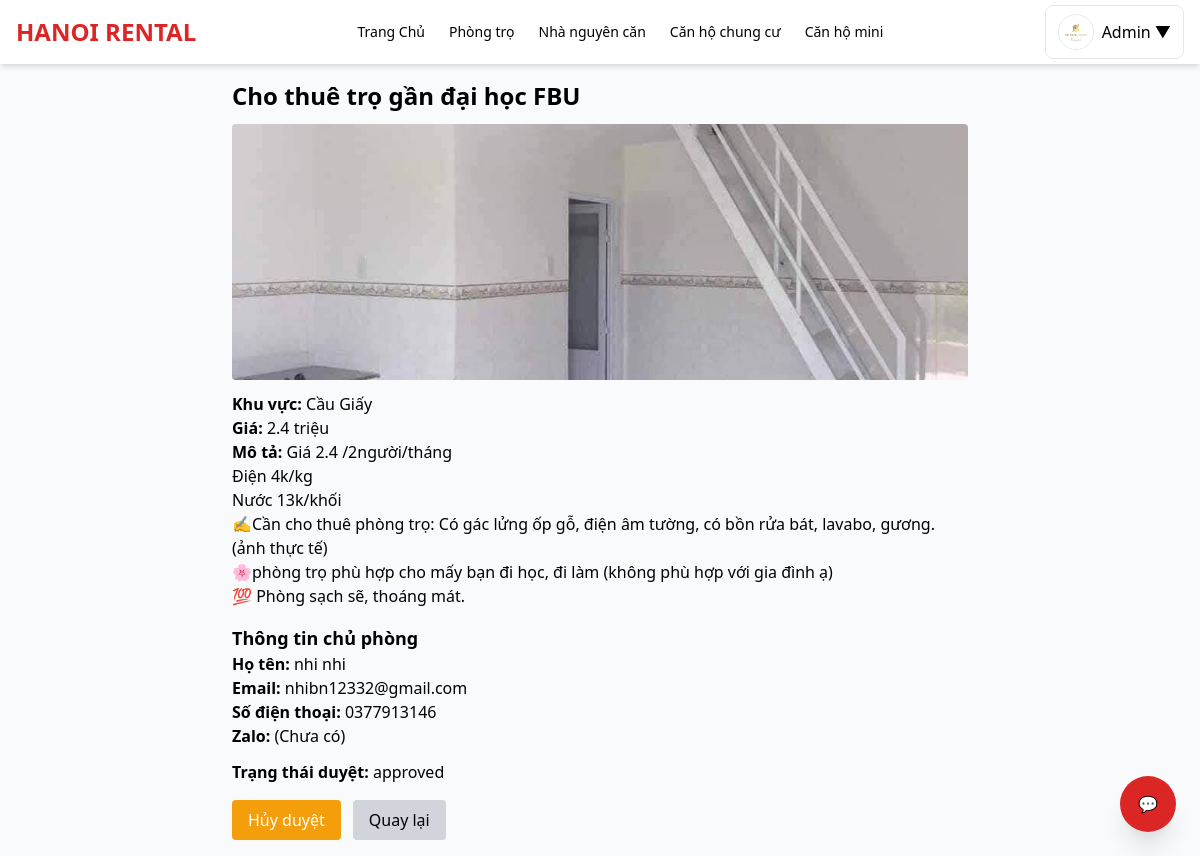
Page /admin/view_post.php?id=9 (signed in) on the earlier database version.
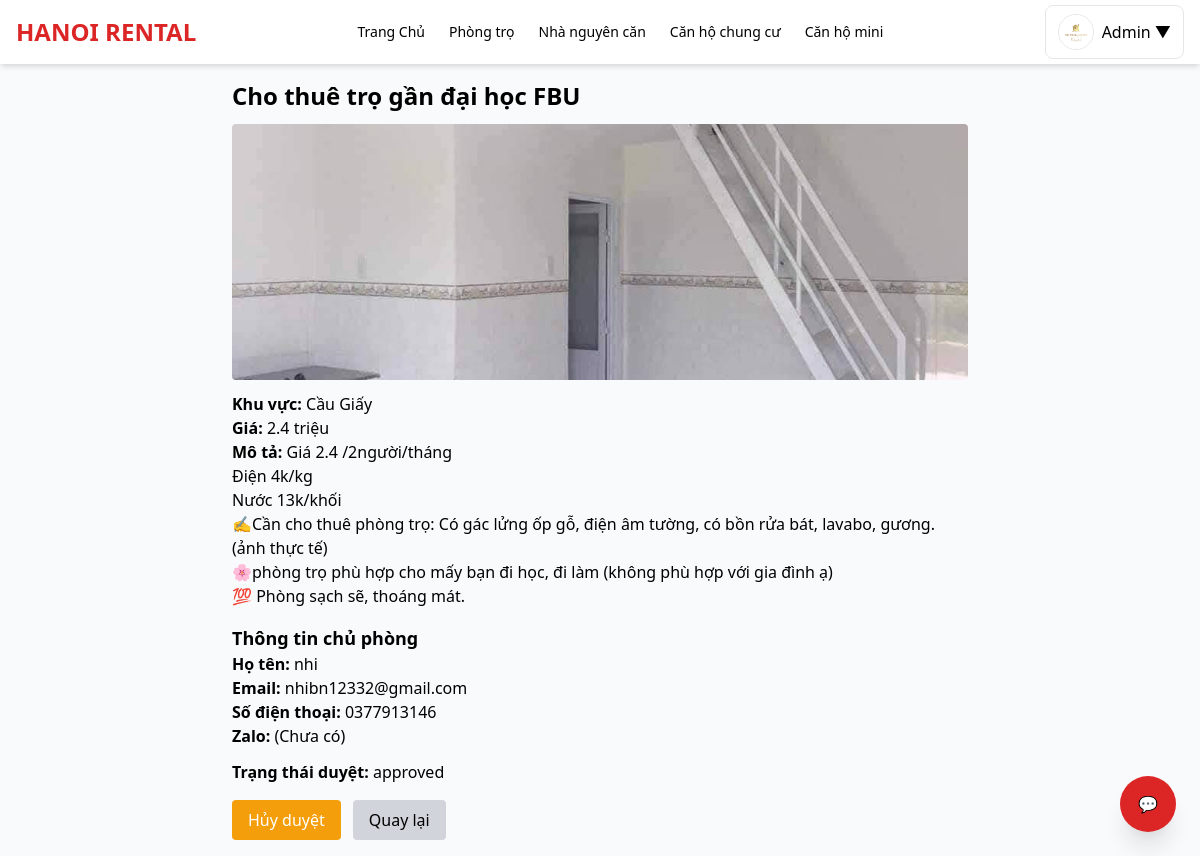
Same page on the later database version.
### tables this page shows
CREATE TABLE `posts` (
  `id` int(11) NOT NULL,
  `user_id` int(11) NOT NULL,
  `status` enum('pending','approved','rejected') DEFAULT 'pending',
  `reviewed_by` int(11) DEFAULT NULL,
  `reviewed_at` timestamp NULL DEFAULT NULL,
  `title` varchar(255) DEFAULT NULL,
  `image` varchar(255) DEFAULT NULL,
  `type` varchar(50) DEFAULT NULL,
  `khu_vuc` varchar(255) DEFAULT NULL,
  `price` varchar(50) DEFAULT NULL,
  `phone` varchar(20) DEFAULT NULL,
  `zalo` varchar(20) DEFAULT NULL,
  `description` text DEFAULT NULL,
  `status_rent` tinyint(4) DEFAULT 0,
  `created_at` timestamp NOT NULL DEFAULT current_timestamp(),
  `category` varchar(50) NOT NULL DEFAULT 'phongtro'
);

CREATE TABLE `users` (
  `id` int(11) NOT NULL,
  `name` varchar(255) DEFAULT NULL,
  `email` varchar(255) DEFAULT NULL,
  `password` varchar(255) DEFAULT NULL,
  `phone` varchar(20) DEFAULT NULL,
  `zalo` varchar(20) DEFAULT NULL,
  `avatar` varchar(255) DEFAULT NULL,
  `role` enum('admin','landlord','renter') DEFAULT 'renter',
  `status` varchar(20) DEFAULT 'active',
  `is_admin` tinyint(4) DEFAULT 0,
  `created_at` timestamp NOT NULL DEFAULT current_timestamp()
);

### admin/view_post.php (the view, shortened to what this page needs)
<?php
require __DIR__ . '/../header.php';
require __DIR__ . '/../functions.php';
$id = intval($_GET['id'] ?? 0);
$stmt = $pdo->prepare("
    SELECT p.*,
           u.name AS owner_name,
           u.email AS owner_email,
           u.phone AS owner_phone,
           u.zalo AS owner_zalo
    FROM posts p
    LEFT JOIN users u ON p.user_id = u.id
    WHERE p.id = ?
");
$stmt->execute([$id]);
$post = $stmt->fetch();
$img = $pdo->prepare("SELECT filename FROM post_images WHERE post_id=? LIMIT 1");
$img->execute([$id]);
$image = $img->fetchColumn();
?>
<main class="max-w-3xl mx-auto p-4">
  <h2 class="text-2xl font-semibold mb-3"><?= htmlspecialchars($post['title']) ?></h2>
  <?php if ($image): ?>
    <img src="../uploads/<?= htmlspecialchars($image) ?>" class="w-full h-64 object-cover rounded mb-3">
  <?php endif; ?>
  <p><strong>Khu vực:</strong> <?= htmlspecialchars($post['khu_vuc']) ?></p>
  <p><strong>Giá:</strong> <?= htmlspecialchars($post['price']) ?> triệu</p>
  <p><strong>Mô tả:</strong> <?= nl2br(htmlspecialchars($post['description'])) ?></p>
  <h3 class="mt-4 font-semibold text-lg">Thông tin chủ phòng</h3>
  <p><strong>Họ tên:</strong> <?= htmlspecialchars($post['owner_name']) ?></p>
  <p><strong>Email:</strong> <?= htmlspecialchars($post['owner_email']) ?></p>
  <p><strong>Số điện thoại:</strong> <?= htmlspecialchars($post['owner_phone']) ?></p>
  <p>
    <strong>Zalo:</strong>
    <?php if (!empty($post['owner_zalo'])): ?>
        <a href="https://zalo.me/<?= htmlspecialchars($post['owner_zalo']) ?>"
           class="text-blue-600 underline" target="_blank">
           <?= htmlspecialchars($post['owner_zalo']) ?>
        </a>
    <?php else: ?>
        (Chưa có)
    <?php endif; ?>
  </p>
  <p class="mt-3"><strong>Trạng thái duyệt:</strong>
     <?= htmlspecialchars($post['status']) ?>
  </p>
  <div class="mt-4 flex gap-3">
    <?php if ($post['status'] !== 'approved'): ?>
      <a href="approve.php?id=<?= $post['id'] ?>&action=approve"
         class="px-4 py-2 bg-green-600 text-white rounded">
         Duyệt bài
      </a>
    <?php else: ?>
      <a href="approve.php?id=<?= $post['id'] ?>&action=reject"
         class="px-4 py-2 bg-yellow-500 text-white rounded">
         Hủy duyệt
      </a>
    <?php endif; ?>
    <a href="manage_posts.php" class="px-4 py-2 bg-gray-300 rounded">Quay lại</a>
  </div>
</main>

Differences in the rows shown:
changed posts "Cho thuê trọ gần đại học FBU": user.name "nhi nhi" → "nhi"
